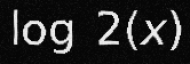
#> input picture tmp/ln_log_probe/log.png, 190 x 64 px
$ python -i image_preprocessing.py   (imports and definitions only)
#> lines starting #> are read from the running program, lines starting #| are printed output that depends on the picture; after the words box and inside, x2 and y2 are one past the last pixel; in counts of white or black regions, pixels touching at a corner belong together
from __future__ import annotations

from pathlib import Path
from typing import Tuple

import cv2
import numpy as np


def read_image_unicode(path: str | Path, flags: int = cv2.IMREAD_COLOR) -> np.ndarray | None:
    """Read an image with Unicode-safe path handling on Windows."""
    path = str(path)
    try:
        data = np.fromfile(path, dtype=np.uint8)
    except OSError:
        return None
    if data.size == 0:
        return None
    return cv2.imdecode(data, flags)


def save_image_unicode(path: str | Path, image: np.ndarray) -> bool:
    """Write an image with Unicode-safe path handling on Windows."""
    path = Path(path)
    path.parent.mkdir(parents=True, exist_ok=True)
    ext = path.suffix or ".png"
    ok, buf = cv2.imencode(ext, image)
    if not ok:
        return False
    try:
        buf.tofile(str(path))
    except OSError:
        return False
    return True


def decode_image_bytes(image_bytes: bytes, flags: int = cv2.IMREAD_UNCHANGED) -> np.ndarray | None:
    arr = np.frombuffer(image_bytes, dtype=np.uint8)
    if arr.size == 0:
        return None
    return cv2.imdecode(arr, flags)


def _ensure_bgr(img: np.ndarray) -> np.ndarray:
    if img.ndim == 2:
        return cv2.cvtColor(img, cv2.COLOR_GRAY2BGR)
    if img.shape[2] == 4:
        alpha = img[:, :, 3:4].astype(np.float32) / 255.0
        rgb = img[:, :, :3].astype(np.float32)
        white = np.full_like(rgb, 255.0)
        return np.clip(rgb * alpha + white * (1.0 - alpha), 0, 255).astype(np.uint8)
    return img[:, :, :3]


def _prepare_gray(img_or_path: str | Path | np.ndarray) -> np.ndarray:
    if isinstance(img_or_path, (str, Path)):
        image = read_image_unicode(img_or_path, cv2.IMREAD_UNCHANGED)
    else:
        image = img_or_path

    if image is None:
        raise FileNotFoundError(f"无法读取图片：{img_or_path}")

    image = _ensure_bgr(image)
    gray = cv2.cvtColor(image, cv2.COLOR_BGR2GRAY)

    h, w = gray.shape[:2]
    max_side = max(h, w)
    if max_side > 1800:
        scale = 1800.0 / max_side
        gray = cv2.resize(gray, None, fx=scale, fy=scale, interpolation=cv2.INTER_AREA)

    return gray


def _estimate_dark_background(gray: np.ndarray) -> bool:
    h, w = gray.shape[:2]
    border = max(8, min(h, w) // 20)
    strips = [
        gray[:border, :],
        gray[-border:, :],
        gray[:, :border],
        gray[:, -border:],
    ]
    border_pixels = np.concatenate([s.reshape(-1) for s in strips])
    return float(border_pixels.mean()) < 127.0


def _normalize_lighting(gray: np.ndarray) -> np.ndarray:
    gray = cv2.GaussianBlur(gray, (3, 3), 0)
    k = max(31, (min(gray.shape[:2]) // 12) | 1)
    background = cv2.GaussianBlur(gray, (k, k), 0)
    normalized = cv2.divide(gray, background, scale=255)
    clahe = cv2.createCLAHE(clipLimit=2.5, tileGridSize=(8, 8))
    return clahe.apply(normalized)


def _remove_small_components(binary: np.ndarray) -> np.ndarray:
    num_labels, labels, stats, _ = cv2.connectedComponentsWithStats(binary, connectivity=8)
    if num_labels <= 1:
        return binary

    min_area = max(16, int(binary.shape[0] * binary.shape[1] * 0.00004))
    cleaned = np.zeros_like(binary)
    for label in range(1, num_labels):
        area = stats[label, cv2.CC_STAT_AREA]
        if area >= min_area:
            cleaned[labels == label] = 255
    return cleaned


def _crop_with_padding(binary: np.ndarray) -> np.ndarray:
    coords = cv2.findNonZero(binary)
    if coords is None:
        return binary

    x, y, w, h = cv2.boundingRect(coords)
    pad_x = max(8, int(w * 0.08))
    pad_y = max(8, int(h * 0.12))
    x0 = max(0, x - pad_x)
    y0 = max(0, y - pad_y)
    x1 = min(binary.shape[1], x + w + pad_x)
    y1 = min(binary.shape[0], y + h + pad_y)
    return binary[y0:y1, x0:x1]


def _thicken_if_needed(binary: np.ndarray) -> np.ndarray:
    foreground_ratio = float(np.count_nonzero(binary)) / float(binary.size)
    if foreground_ratio < 0.015:
        iterations = 2
    elif foreground_ratio < 0.035:
        iterations = 1
    else:
        iterations = 0

    if iterations > 0:
        kernel = cv2.getStructuringElement(cv2.MORPH_ELLIPSE, (3, 3))
        binary = cv2.dilate(binary, kernel, iterations=iterations)
    return binary


def preprocess_formula_image(img_or_path: str | Path | np.ndarray) -> np.ndarray:
    """Convert real-world handwritten formula images to model-friendly white-on-black binary."""
    gray = _prepare_gray(img_or_path)
#> in read_image_unicode, returned value is the input picture: shape (64, 190); min 6, max 237, mean 36.6
    dark_background = _estimate_dark_background(gray)
#> in _estimate_dark_background, `border_pixels = np.concatenate([s.reshape(-1) for s in strips])`: border_pixels = 4064 values, max 30 at index 1338, min 6 at index 8, mean 8.57
#> dark_background = True

    if dark_background:
        smoothed = cv2.GaussianBlur(gray, (3, 3), 0)
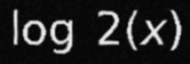
#> smoothed: shape (64, 190); min 6, max 236, mean 36.6
        _, binary = cv2.threshold(smoothed, 0, 255, cv2.THRESH_BINARY + cv2.THRESH_OTSU)
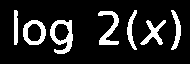
#> binary: shape (64, 190); 14.1% white; 7 white regions, largest, box (x1, y1, x2, y2) and area: (50, 20, 73, 54) 386, (98, 11, 119, 45) 305, (23, 20, 46, 45) 284
        binary = cv2.medianBlur(binary, 3)
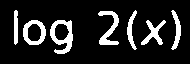
#> binary: shape (64, 190); 14% white; 7 white regions, largest, box (x1, y1, x2, y2) and area: (50, 20, 73, 54) 387, (98, 11, 119, 45) 303, (23, 20, 46, 45) 284
    else:
        normalized = _normalize_lighting(gray)
        binary = cv2.adaptiveThreshold(
            normalized,
            255,
            cv2.ADAPTIVE_THRESH_GAUSSIAN_C,
            cv2.THRESH_BINARY_INV,
            35,
            15,
        )
        binary = cv2.medianBlur(binary, 3)
        binary = cv2.morphologyEx(
            binary,
            cv2.MORPH_CLOSE,
            cv2.getStructuringElement(cv2.MORPH_RECT, (3, 3)),
            iterations=1,
        )

    binary = _remove_small_components(binary)
#> in _remove_small_components, `num_labels, labels, stats, _ = cv2.connectedComponentsWithStats(binary..`:
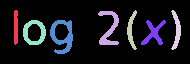
#> labels: shape (64, 190) int32; 8 distinct labels, from 0 to 7; one colour per label, 0 black
#> in _remove_small_components, `num_labels, labels, stats, _ = cv2.connectedComponentsWithStats(binary..`: num_labels = 8; stats = [[0, 0, 190, 64, 10455], [14, 10, 4, 35, 132], [98, 11, 21, 34, 303], [127, 10, 10, 40, 171], [171, 10, 10, 40, 185], [23, 20, 23, 25, 284], [50, 20, 23, 34, 387], [141, 20, 25, 25, 243]]
#> the loop in _remove_small_components, `for label in range(1, num_labels):` made 7 passes
#> area on passes 1 to 7: 132, 303, 171, 185, 284, 387, 243
    binary = _crop_with_padding(binary)
#> in _crop_with_padding, `coords = cv2.findNonZero(binary)`: coords = contour of 1705 points, box (x1, y1, x2, y2) (14, 10, 181, 54), area 2468
#> in _crop_with_padding, `x, y, w, h = cv2.boundingRect(coords)`: x = 14; y = 10; w = 167; h = 44
#> in _crop_with_padding, `pad_x = max(8, int(w * 0.08))`: pad_x = 13
#> in _crop_with_padding, `pad_y = max(8, int(h * 0.12))`: pad_y = 8
#> in _crop_with_padding, `x0 = max(0, x - pad_x)`: x0 = 1
#> in _crop_with_padding, `y0 = max(0, y - pad_y)`: y0 = 2
#> in _crop_with_padding, `x1 = min(binary.shape[1], x + w + pad_x)`: x1 = 190
#> in _crop_with_padding, `y1 = min(binary.shape[0], y + h + pad_y)`: y1 = 62
#> in _crop_with_padding, `return binary[y0:y1, x0:x1]`:
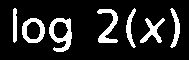
#> returned value: shape (60, 189); 15% white; 7 white regions, largest, box (x1, y1, x2, y2) and area: (49, 18, 72, 52) 387, (97, 9, 118, 43) 303, (22, 18, 45, 43) 284
    binary = _thicken_if_needed(binary)
#> in _thicken_if_needed, `foreground_ratio = float(np.count_nonzero(binary)) / float(binary.size)`: foreground_ratio = 0.15

    if np.count_nonzero(binary) == 0:
        return np.zeros((64, 64), dtype=np.uint8)

    out_h = max(binary.shape[0] + 16, 64)
#> out_h = 76
    out_w = max(binary.shape[1] + 16, 64)
#> out_w = 205
    canvas = np.zeros((out_h, out_w), dtype=np.uint8)
    y = (out_h - binary.shape[0]) // 2
#> y = 8
    x = (out_w - binary.shape[1]) // 2
#> x = 8
    canvas[y:y + binary.shape[0], x:x + binary.shape[1]] = binary
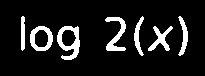
#> canvas: shape (76, 205); 10.9% white; 7 white regions, largest, box (x1, y1, x2, y2) and area: (57, 26, 80, 60) 387, (105, 17, 126, 51) 303, (30, 26, 53, 51) 284
    return canvas


def preprocess_and_save(
    img_or_path: str | Path | np.ndarray,
    save_path: str | Path,
) -> Tuple[np.ndarray, str]:
    processed = preprocess_formula_image(img_or_path)
    if not save_image_unicode(save_path, processed):
        raise OSError(f"无法保存图片：{save_path}")
    return processed, str(save_path)

>>> result = preprocess_formula_image('../tmp/ln_log_probe/log.png')
